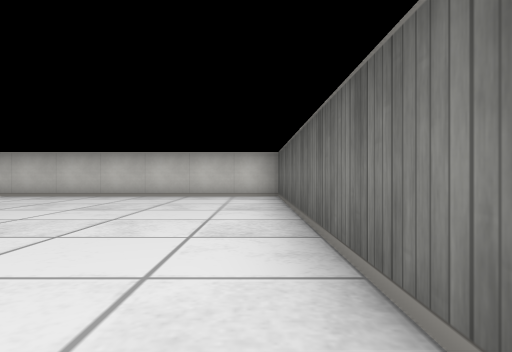
View 1 (above)

24 first-person views from a walk through a cub3D ray-caster map. The camera is about half as high as the walls, looks level and sees 75° across. The floor is counted in squares. Each view is taken from the middle of a square. On the plan, view 1 faces up. The plan holds only what a view shows up to about 9 squares ahead; the rest is blank.

View 2
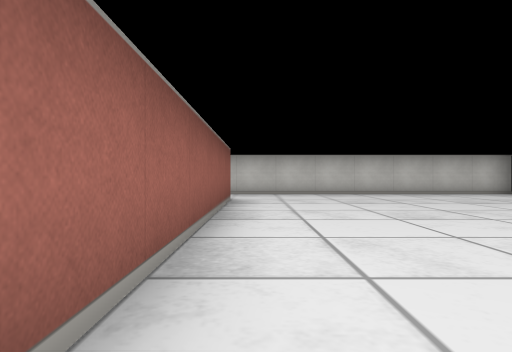

View 3
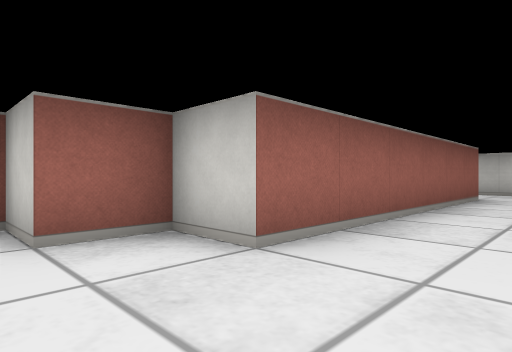

View 4
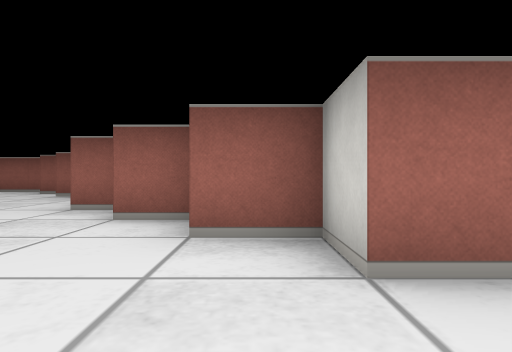

View 5
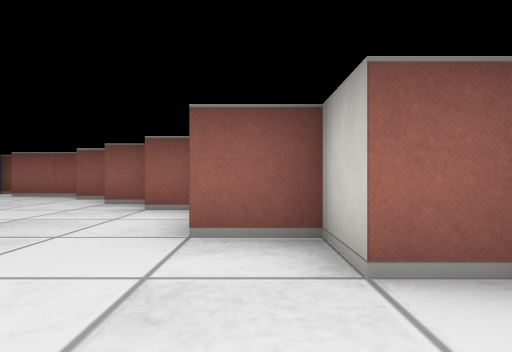

View 6
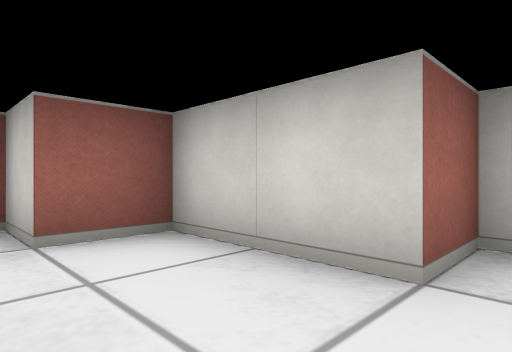

View 7
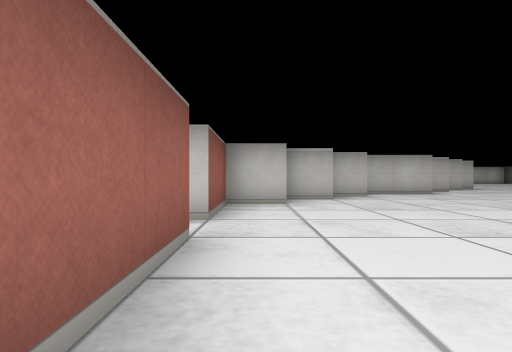

View 8
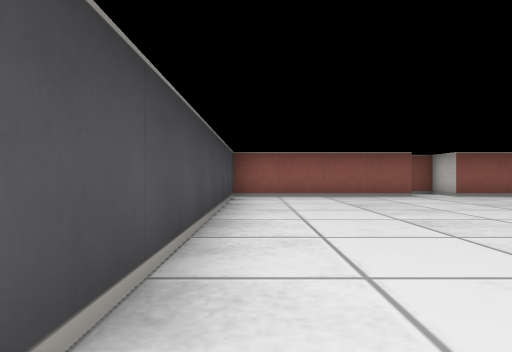

View 9
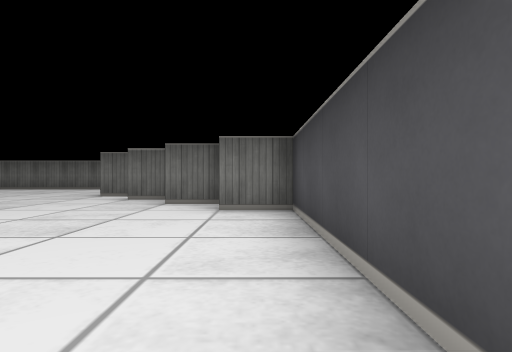

View 10
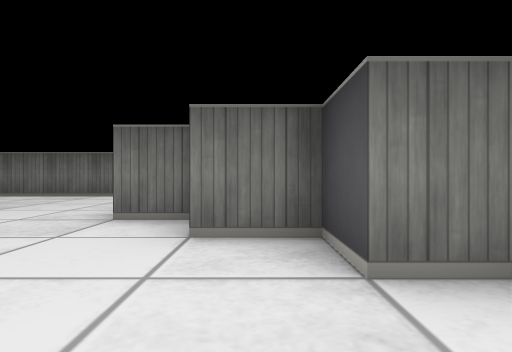

View 11
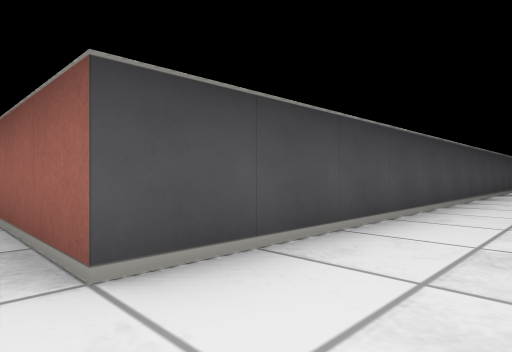

View 12
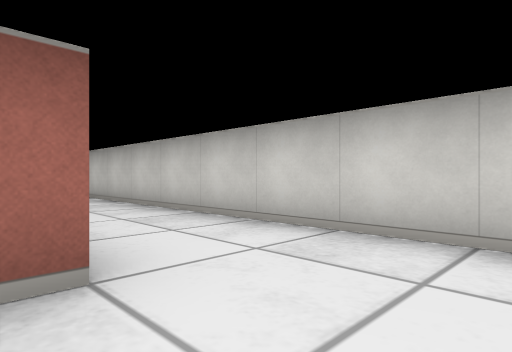

View 13
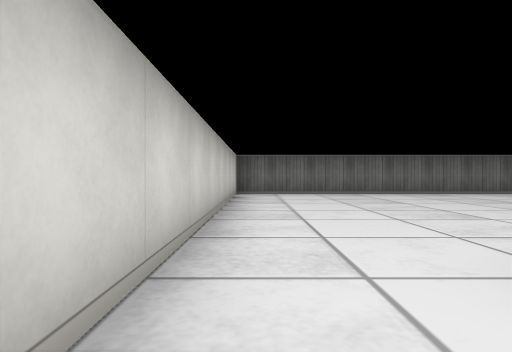

View 14
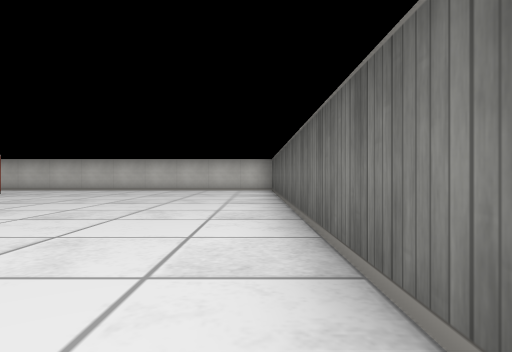

View 15
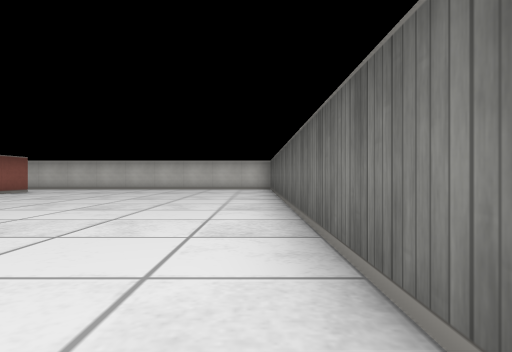

View 16
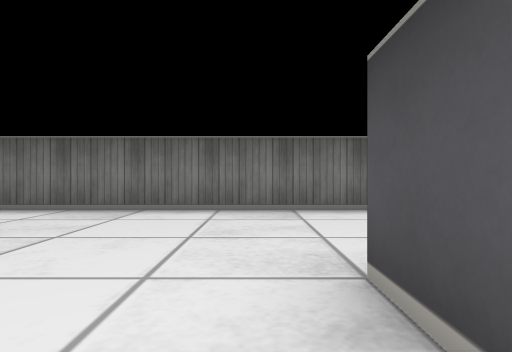

View 17
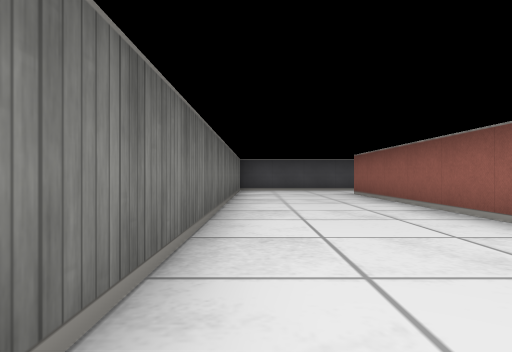

View 18
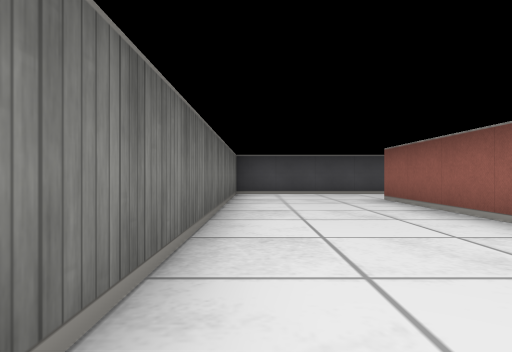

View 19
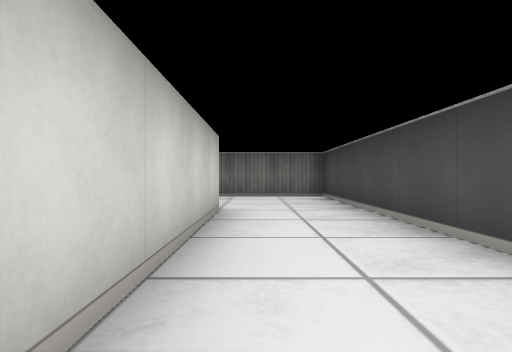

View 20
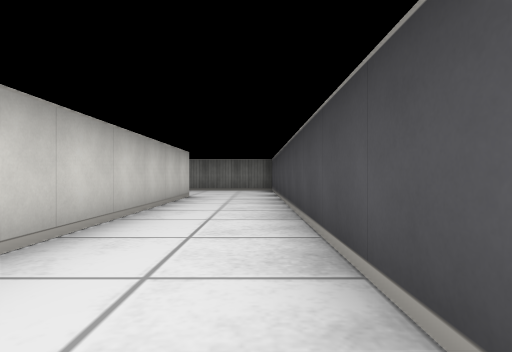

View 21
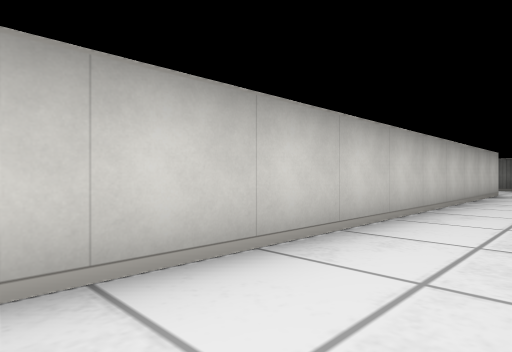

View 22
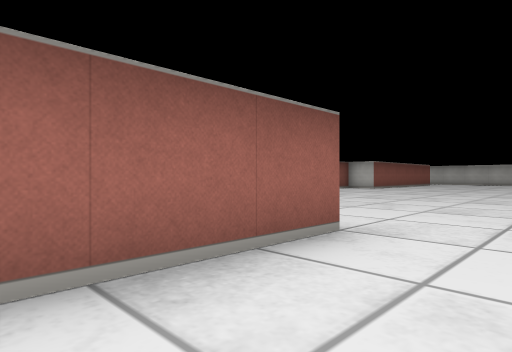

View 23
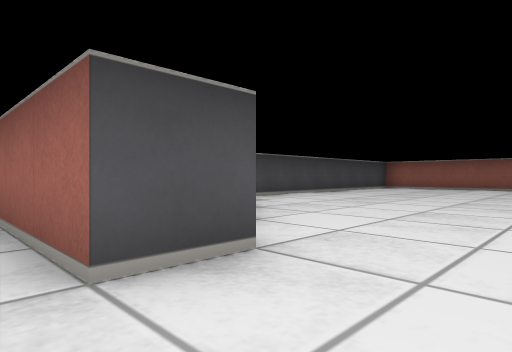

View 24
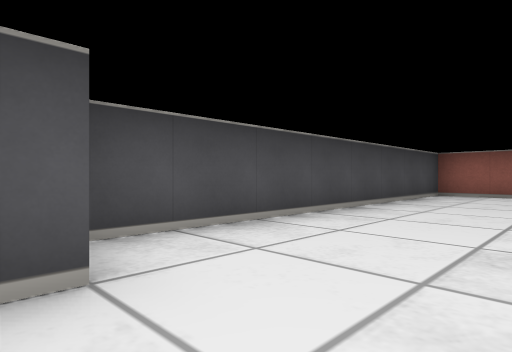

### Floor plan
Points are (right, up) in squares from view 1. A wall is a line through its corners. A room is listed if a view was taken in it or the views show most of it. See-through windows are left out.
Room 1 (views 1, 2, 3, 4, 5, 6, 7, 8, 9, 10, 12, 14, 15, 16, 17, 18, 22, 23, 24)
walls: (-3.5, -10.4) (-3.5, -9.5) (-2.5, -9.5) (-2.5, -15.5); (0.5, -3.4) (0.5, 7.5) (-5.5, 7.5); (-5.5, -12.5) (-5.5, -11.5) (-4.5, -11.5) (-4.5, -10.5); (-13.5, -5.9) (-13.5, -6.5) (-14.5, -6.5) (-14.5, -8.5) (-15.5, -8.5) (-15.5, -9.5); (-14.5, -9.5) (-14.5, -13.5) (-6.5, -13.5) (-6.5, -12.5) (-6.1, -12.5); (-6.5, 5.5) (-6.5, -0.5) (-7.5, -0.5) (-7.5, -1.5) (-8.5, -1.5) (-8.5, -2.5) (-9.5, -2.5) (-9.5, -3.5) (-11.5, -3.5) (-11.5, -4.5) (-12.5, -4.5) (-12.5, -5.5) (-13.5, -5.5); (-2.5, -17.5) (0.5, -17.5) (0.5, -5.2)
ways out: opening at (-6.5, 6.5) to room 2; opening at (-3, -16.5) to room 2
Room 2 (views 11, 13, 19, 20, 21)
walls: (-17.1, 5.5) (-6.5, 5.5); (-9.4, -17.5) (-2.5, -17.5); (-5.5, 7.5) (-12.5, 7.5); (-2.5, -15.5) (-11.9, -15.5)
ways out: opening at (-6.5, 6.5) to room 1; opening at (-3, -16.5) to room 1

Where each view was taken, in squares from view 1:
view 1: 0 up, 0 right, facing up
view 2: 1 down, 6 left, facing up
view 3: 2 down, 5 left, facing up-left
view 4: 1 down, 5 left, facing left
view 5: 3 down, 7 left, facing left
view 6: 5 down, 9 left, facing up-left
view 7: 12 down, 14 left, facing up
view 8: 13 down, 7 left, facing left
view 9: 13 down, 11 left, facing right
view 10: 11 down, 7 left, facing right
view 11: 7 up, 6 left, facing down-left
view 12: 5 up, 5 left, facing up-left
view 13: 7 up, 8 left, facing right
view 14: 3 down, 0 right, facing up
view 15: 4 down, 0 right, facing up
view 16: 9 down, 4 left, facing right
view 17: 7 down, 0 right, facing down
view 18: 9 down, 0 right, facing down
view 19: 16 down, 7 left, facing right
view 20: 17 down, 10 left, facing right
view 21: 17 down, 12 left, facing up-right
view 22: 12 down, 1 left, facing up-left
view 23: 8 down, 2 left, facing down-left
view 24: 11 down, 6 left, facing down-left
